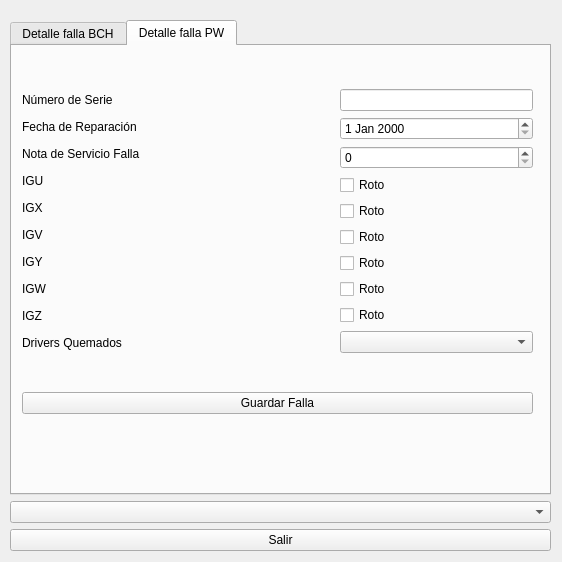
<?xml version="1.0" encoding="UTF-8"?>
<ui version="4.0">
 <class>asociarFalla</class>
 <widget class="QDialog" name="asociarFalla">
  <property name="geometry">
   <rect>
    <x>0</x>
    <y>0</y>
    <width>562</width>
    <height>562</height>
   </rect>
  </property>
  <property name="windowTitle">
   <string>Dialog</string>
  </property>
  <widget class="QWidget" name="layoutWidget">
   <property name="geometry">
    <rect>
     <x>10</x>
     <y>20</y>
     <width>541</width>
     <height>531</height>
    </rect>
   </property>
   <layout class="QVBoxLayout" name="verticalLayout_9">
    <item>
     <layout class="QVBoxLayout" name="verticalLayout_4">
      <item>
       <layout class="QHBoxLayout" name="horizontalLayout">
        <item>
         <widget class="QTabWidget" name="tabWidget">
          <property name="currentIndex">
           <number>1</number>
          </property>
          <widget class="QWidget" name="tab">
           <attribute name="title">
            <string>Detalle falla BCH</string>
           </attribute>
           <widget class="QWidget" name="layoutWidget">
            <property name="geometry">
             <rect>
              <x>10</x>
              <y>10</y>
              <width>511</width>
              <height>391</height>
             </rect>
            </property>
            <layout class="QVBoxLayout" name="verticalLayout_10">
             <item>
              <layout class="QHBoxLayout" name="horizontalLayout_3">
               <item>
                <layout class="QVBoxLayout" name="verticalLayout">
                 <item>
                  <widget class="QLabel" name="label">
                   <property name="text">
                    <string>Número de Serie</string>
                   </property>
                  </widget>
                 </item>
                 <item>
                  <widget class="QLabel" name="label_2">
                   <property name="text">
                    <string>Fecha de Reparación</string>
                   </property>
                  </widget>
                 </item>
                 <item>
                  <widget class="QLabel" name="label_3">
                   <property name="text">
                    <string>Nota de Servicio Falla</string>
                   </property>
                  </widget>
                 </item>
                 <item>
                  <widget class="QLabel" name="label_4">
                   <property name="text">
                    <string>IGB1</string>
                   </property>
                  </widget>
                 </item>
                 <item>
                  <widget class="QLabel" name="label_5">
                   <property name="text">
                    <string>DB1</string>
                   </property>
                  </widget>
                 </item>
                 <item>
                  <widget class="QLabel" name="label_6">
                   <property name="text">
                    <string>IGB2</string>
                   </property>
                  </widget>
                 </item>
                 <item>
                  <widget class="QLabel" name="label_7">
                   <property name="text">
                    <string>DB2</string>
                   </property>
                  </widget>
                 </item>
                 <item>
                  <widget class="QLabel" name="label_8">
                   <property name="text">
                    <string>Drivers quemados</string>
                   </property>
                  </widget>
                 </item>
                </layout>
               </item>
               <item>
                <layout class="QVBoxLayout" name="verticalLayout_2">
                 <item>
                  <spacer name="horizontalSpacer">
                   <property name="orientation">
                    <enum>Qt::Orientation::Horizontal</enum>
                   </property>
                   <property name="sizeHint" stdset="0">
                    <size>
                     <width>40</width>
                     <height>20</height>
                    </size>
                   </property>
                  </spacer>
                 </item>
                 <item>
                  <spacer name="horizontalSpacer_2">
                   <property name="orientation">
                    <enum>Qt::Orientation::Horizontal</enum>
                   </property>
                   <property name="sizeHint" stdset="0">
                    <size>
                     <width>40</width>
                     <height>20</height>
                    </size>
                   </property>
                  </spacer>
                 </item>
                </layout>
               </item>
               <item>
                <layout class="QVBoxLayout" name="verticalLayout_3">
                 <item>
                  <widget class="QLineEdit" name="lineEditNS_BCH"/>
                 </item>
                 <item>
                  <widget class="QDateEdit" name="dateEditBCH"/>
                 </item>
                 <item>
                  <widget class="QSpinBox" name="spinBoxNotaS_BCH"/>
                 </item>
                 <item>
                  <widget class="QCheckBox" name="checkBoxIGB1">
                   <property name="text">
                    <string>Roto</string>
                   </property>
                  </widget>
                 </item>
                 <item>
                  <widget class="QCheckBox" name="checkBox_2DB1">
                   <property name="text">
                    <string>Roto</string>
                   </property>
                  </widget>
                 </item>
                 <item>
                  <widget class="QCheckBox" name="checkBox_3IGB2">
                   <property name="text">
                    <string>Roto</string>
                   </property>
                  </widget>
                 </item>
                 <item>
                  <widget class="QCheckBox" name="checkBox_4DB2">
                   <property name="text">
                    <string>Roto</string>
                   </property>
                  </widget>
                 </item>
                 <item>
                  <widget class="QComboBox" name="comboBox_2DRIVERS_BCH"/>
                 </item>
                </layout>
               </item>
              </layout>
             </item>
             <item>
              <widget class="QPushButton" name="pushButton_3BCH">
               <property name="text">
                <string>Guardar Falla</string>
               </property>
              </widget>
             </item>
            </layout>
           </widget>
          </widget>
          <widget class="QWidget" name="tab_2">
           <attribute name="title">
            <string>Detalle falla PW</string>
           </attribute>
           <widget class="QWidget" name="layoutWidget">
            <property name="geometry">
             <rect>
              <x>10</x>
              <y>10</y>
              <width>511</width>
              <height>391</height>
             </rect>
            </property>
            <layout class="QVBoxLayout" name="verticalLayout_8">
             <item>
              <layout class="QHBoxLayout" name="horizontalLayout_2">
               <item>
                <layout class="QVBoxLayout" name="verticalLayout_5">
                 <item>
                  <widget class="QLabel" name="label_9">
                   <property name="text">
                    <string>Número de Serie</string>
                   </property>
                  </widget>
                 </item>
                 <item>
                  <widget class="QLabel" name="label_10">
                   <property name="text">
                    <string>Fecha de Reparación</string>
                   </property>
                  </widget>
                 </item>
                 <item>
                  <widget class="QLabel" name="label_11">
                   <property name="text">
                    <string>Nota de Servicio Falla</string>
                   </property>
                  </widget>
                 </item>
                 <item>
                  <widget class="QLabel" name="label_12">
                   <property name="text">
                    <string>IGU</string>
                   </property>
                  </widget>
                 </item>
                 <item>
                  <widget class="QLabel" name="label_13">
                   <property name="text">
                    <string>IGX</string>
                   </property>
                  </widget>
                 </item>
                 <item>
                  <widget class="QLabel" name="label_14">
                   <property name="text">
                    <string>IGV</string>
                   </property>
                  </widget>
                 </item>
                 <item>
                  <widget class="QLabel" name="label_15">
                   <property name="text">
                    <string>IGY</string>
                   </property>
                  </widget>
                 </item>
                 <item>
                  <widget class="QLabel" name="label_16">
                   <property name="text">
                    <string>IGW</string>
                   </property>
                  </widget>
                 </item>
                 <item>
                  <widget class="QLabel" name="label_17">
                   <property name="text">
                    <string>IGZ</string>
                   </property>
                  </widget>
                 </item>
                 <item>
                  <widget class="QLabel" name="label_18">
                   <property name="text">
                    <string>Drivers Quemados</string>
                   </property>
                  </widget>
                 </item>
                </layout>
               </item>
               <item>
                <layout class="QVBoxLayout" name="verticalLayout_6">
                 <item>
                  <spacer name="horizontalSpacer_3">
                   <property name="orientation">
                    <enum>Qt::Orientation::Horizontal</enum>
                   </property>
                   <property name="sizeHint" stdset="0">
                    <size>
                     <width>40</width>
                     <height>20</height>
                    </size>
                   </property>
                  </spacer>
                 </item>
                 <item>
                  <spacer name="horizontalSpacer_4">
                   <property name="orientation">
                    <enum>Qt::Orientation::Horizontal</enum>
                   </property>
                   <property name="sizeHint" stdset="0">
                    <size>
                     <width>40</width>
                     <height>20</height>
                    </size>
                   </property>
                  </spacer>
                 </item>
                </layout>
               </item>
               <item>
                <layout class="QVBoxLayout" name="verticalLayout_7">
                 <item>
                  <widget class="QLineEdit" name="lineEdit_2NS_PW"/>
                 </item>
                 <item>
                  <widget class="QDateEdit" name="dateEdit_2PW"/>
                 </item>
                 <item>
                  <widget class="QSpinBox" name="spinBox_2NotaS_PW"/>
                 </item>
                 <item>
                  <widget class="QCheckBox" name="checkBox_6IGU">
                   <property name="text">
                    <string>Roto</string>
                   </property>
                  </widget>
                 </item>
                 <item>
                  <widget class="QCheckBox" name="checkBox_5IGX">
                   <property name="text">
                    <string>Roto</string>
                   </property>
                  </widget>
                 </item>
                 <item>
                  <widget class="QCheckBox" name="checkBox_8IGV">
                   <property name="text">
                    <string>Roto</string>
                   </property>
                  </widget>
                 </item>
                 <item>
                  <widget class="QCheckBox" name="checkBox_7IGY">
                   <property name="text">
                    <string>Roto</string>
                   </property>
                  </widget>
                 </item>
                 <item>
                  <widget class="QCheckBox" name="checkBox_9IGW">
                   <property name="text">
                    <string>Roto</string>
                   </property>
                  </widget>
                 </item>
                 <item>
                  <widget class="QCheckBox" name="checkBox_10IGZ">
                   <property name="text">
                    <string>Roto</string>
                   </property>
                  </widget>
                 </item>
                 <item>
                  <widget class="QComboBox" name="comboBox_3DRIVERS_PW"/>
                 </item>
                </layout>
               </item>
              </layout>
             </item>
             <item>
              <widget class="QPushButton" name="pushButton_4PW">
               <property name="text">
                <string>Guardar Falla</string>
               </property>
              </widget>
             </item>
            </layout>
           </widget>
          </widget>
         </widget>
        </item>
       </layout>
      </item>
     </layout>
    </item>
    <item>
     <widget class="QComboBox" name="comboBoxEventoPendientes"/>
    </item>
    <item>
     <widget class="QPushButton" name="pushButton_2">
      <property name="text">
       <string>Salir</string>
      </property>
     </widget>
    </item>
   </layout>
  </widget>
 </widget>
 <resources/>
 <connections/>
</ui>
